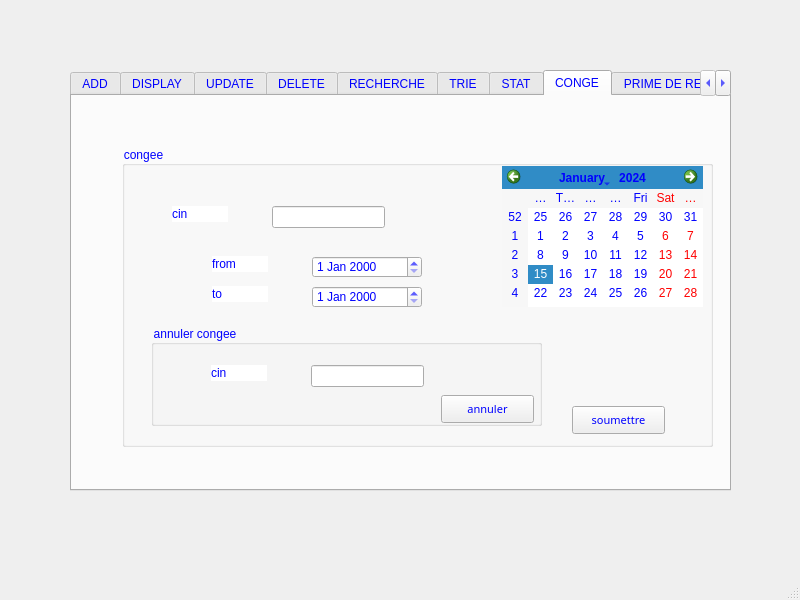
<?xml version="1.0" encoding="UTF-8"?>
<ui version="4.0">
 <class>MainWindow</class>
 <widget class="QMainWindow" name="MainWindow">
  <property name="geometry">
   <rect>
    <x>0</x>
    <y>0</y>
    <width>800</width>
    <height>600</height>
   </rect>
  </property>
  <property name="windowTitle">
   <string>MainWindow</string>
  </property>
  <widget class="QWidget" name="centralwidget">
   <widget class="QTabWidget" name="tabAjouter">
    <property name="geometry">
     <rect>
      <x>70</x>
      <y>70</y>
      <width>661</width>
      <height>421</height>
     </rect>
    </property>
    <property name="styleSheet">
     <string notr="true">font: 75 8pt &quot;Segoe Print&quot;;
gridline-color: rgb(0, 255, 127);
color: rgb(0, 0, 255);</string>
    </property>
    <property name="currentIndex">
     <number>7</number>
    </property>
    <widget class="QWidget" name="tab_2">
     <attribute name="title">
      <string>ADD</string>
     </attribute>
     <widget class="QGroupBox" name="groupBox">
      <property name="geometry">
       <rect>
        <x>10</x>
        <y>30</y>
        <width>631</width>
        <height>301</height>
       </rect>
      </property>
      <property name="title">
       <string>Ajouter</string>
      </property>
      <widget class="QLabel" name="label">
       <property name="geometry">
        <rect>
         <x>90</x>
         <y>110</y>
         <width>56</width>
         <height>16</height>
        </rect>
       </property>
       <property name="font">
        <font>
         <family>Segoe Print</family>
         <pointsize>8</pointsize>
         <weight>9</weight>
         <italic>false</italic>
         <bold>false</bold>
        </font>
       </property>
       <property name="text">
        <string>cin</string>
       </property>
      </widget>
      <widget class="QLabel" name="label_2">
       <property name="geometry">
        <rect>
         <x>90</x>
         <y>150</y>
         <width>56</width>
         <height>16</height>
        </rect>
       </property>
       <property name="font">
        <font>
         <family>Segoe Print</family>
         <pointsize>8</pointsize>
         <weight>9</weight>
         <italic>false</italic>
         <bold>false</bold>
        </font>
       </property>
       <property name="text">
        <string>prenom</string>
       </property>
       <property name="wordWrap">
        <bool>false</bool>
       </property>
      </widget>
      <widget class="QLabel" name="label_3">
       <property name="geometry">
        <rect>
         <x>90</x>
         <y>190</y>
         <width>56</width>
         <height>16</height>
        </rect>
       </property>
       <property name="text">
        <string>nom</string>
       </property>
      </widget>
      <widget class="QLineEdit" name="lineEditCin">
       <property name="geometry">
        <rect>
         <x>170</x>
         <y>110</y>
         <width>113</width>
         <height>22</height>
        </rect>
       </property>
       <property name="maxLength">
        <number>8</number>
       </property>
      </widget>
      <widget class="QLineEdit" name="lineEdit_pren">
       <property name="geometry">
        <rect>
         <x>170</x>
         <y>150</y>
         <width>113</width>
         <height>22</height>
        </rect>
       </property>
      </widget>
      <widget class="QLineEdit" name="lineEdit_nom">
       <property name="geometry">
        <rect>
         <x>170</x>
         <y>190</y>
         <width>113</width>
         <height>22</height>
        </rect>
       </property>
      </widget>
      <widget class="QPushButton" name="ajouter">
       <property name="geometry">
        <rect>
         <x>290</x>
         <y>240</y>
         <width>93</width>
         <height>28</height>
        </rect>
       </property>
       <property name="styleSheet">
        <string notr="true">selection-background-color: qlineargradient(spread:pad, x1:0, y1:0, x2:0, y2:1, stop:0 rgba(0, 0, 0, 255), stop:0.33 rgba(0, 0, 0, 255), stop:0.34 rgba(255, 30, 30, 255), stop:0.66 rgba(255, 0, 0, 255), stop:0.67 rgba(255, 255, 0, 255), stop:1 rgba(255, 255, 0, 255));
background-color: qlineargradient(spread:pad, x1:0, y1:0, x2:0, y2:1, stop:0 rgba(0, 0, 0, 255), stop:0.33 rgba(0, 0, 0, 255), stop:0.34 rgba(255, 30, 30, 255), stop:0.66 rgba(255, 0, 0, 255), stop:0.67 rgba(255, 255, 0, 255), stop:1 rgba(255, 255, 0, 255));</string>
       </property>
       <property name="text">
        <string>ajouter</string>
       </property>
       <property name="default">
        <bool>true</bool>
       </property>
       <property name="flat">
        <bool>false</bool>
       </property>
      </widget>
      <widget class="QPushButton" name="quitter_ajout">
       <property name="geometry">
        <rect>
         <x>400</x>
         <y>240</y>
         <width>93</width>
         <height>28</height>
        </rect>
       </property>
       <property name="text">
        <string>Quitter</string>
       </property>
      </widget>
     </widget>
     <widget class="QLabel" name="label_12">
      <property name="geometry">
       <rect>
        <x>-14</x>
        <y>-6</y>
        <width>741</width>
        <height>411</height>
       </rect>
      </property>
      <property name="text">
       <string/>
      </property>
      <property name="pixmap">
       <pixmap>../../../../Desktop/minimalism-colorful-beehive-patterns-texture-wallpaper-preview.jpg</pixmap>
      </property>
     </widget>
     <widget class="QLabel" name="label_8">
      <property name="enabled">
       <bool>true</bool>
      </property>
      <property name="geometry">
       <rect>
        <x>-210</x>
        <y>320</y>
        <width>931</width>
        <height>451</height>
       </rect>
      </property>
      <property name="autoFillBackground">
       <bool>false</bool>
      </property>
      <property name="text">
       <string/>
      </property>
      <property name="pixmap">
       <pixmap>../../../../Desktop/272913746_990774311522570_960516843833593149_n.jpg</pixmap>
      </property>
     </widget>
     <zorder>label_12</zorder>
     <zorder>groupBox</zorder>
     <zorder>label_8</zorder>
    </widget>
    <widget class="QWidget" name="tab">
     <attribute name="title">
      <string>DISPLAY</string>
     </attribute>
     <widget class="QGroupBox" name="groupBox_4">
      <property name="geometry">
       <rect>
        <x>30</x>
        <y>40</y>
        <width>591</width>
        <height>301</height>
       </rect>
      </property>
      <property name="title">
       <string>afficher</string>
      </property>
      <widget class="QPushButton" name="afficher">
       <property name="geometry">
        <rect>
         <x>400</x>
         <y>250</y>
         <width>93</width>
         <height>28</height>
        </rect>
       </property>
       <property name="text">
        <string>Afficher</string>
       </property>
      </widget>
      <widget class="QTableView" name="tableView">
       <property name="geometry">
        <rect>
         <x>10</x>
         <y>20</y>
         <width>571</width>
         <height>221</height>
        </rect>
       </property>
       <property name="styleSheet">
        <string notr="true"/>
       </property>
      </widget>
      <widget class="QLabel" name="label_9">
       <property name="enabled">
        <bool>true</bool>
       </property>
       <property name="geometry">
        <rect>
         <x>-120</x>
         <y>-100</y>
         <width>1371</width>
         <height>581</height>
        </rect>
       </property>
       <property name="autoFillBackground">
        <bool>false</bool>
       </property>
       <property name="text">
        <string/>
       </property>
       <property name="pixmap">
        <pixmap>../../../../Desktop/272913746_990774311522570_960516843833593149_n.jpg</pixmap>
       </property>
      </widget>
      <zorder>label_9</zorder>
      <zorder>afficher</zorder>
      <zorder>tableView</zorder>
     </widget>
     <widget class="QLabel" name="label_13">
      <property name="geometry">
       <rect>
        <x>-70</x>
        <y>-100</y>
        <width>831</width>
        <height>571</height>
       </rect>
      </property>
      <property name="text">
       <string/>
      </property>
      <property name="pixmap">
       <pixmap>../../../../Desktop/minimalism-colorful-beehive-patterns-texture-wallpaper-preview.jpg</pixmap>
      </property>
     </widget>
     <zorder>label_13</zorder>
     <zorder>groupBox_4</zorder>
    </widget>
    <widget class="QWidget" name="tab_5">
     <attribute name="title">
      <string>UPDATE</string>
     </attribute>
     <widget class="QGroupBox" name="groupBox_2">
      <property name="geometry">
       <rect>
        <x>20</x>
        <y>30</y>
        <width>591</width>
        <height>301</height>
       </rect>
      </property>
      <property name="title">
       <string>Modifier</string>
      </property>
      <widget class="QLabel" name="label_4">
       <property name="geometry">
        <rect>
         <x>90</x>
         <y>110</y>
         <width>56</width>
         <height>16</height>
        </rect>
       </property>
       <property name="text">
        <string>cin</string>
       </property>
      </widget>
      <widget class="QLabel" name="label_5">
       <property name="geometry">
        <rect>
         <x>90</x>
         <y>150</y>
         <width>56</width>
         <height>16</height>
        </rect>
       </property>
       <property name="text">
        <string>prenom</string>
       </property>
      </widget>
      <widget class="QLabel" name="label_6">
       <property name="geometry">
        <rect>
         <x>90</x>
         <y>190</y>
         <width>56</width>
         <height>16</height>
        </rect>
       </property>
       <property name="text">
        <string>nom</string>
       </property>
      </widget>
      <widget class="QLineEdit" name="lineEditCin_modif">
       <property name="geometry">
        <rect>
         <x>170</x>
         <y>110</y>
         <width>113</width>
         <height>22</height>
        </rect>
       </property>
       <property name="maxLength">
        <number>8</number>
       </property>
      </widget>
      <widget class="QLineEdit" name="lineEdit_pren_modif">
       <property name="geometry">
        <rect>
         <x>170</x>
         <y>150</y>
         <width>113</width>
         <height>22</height>
        </rect>
       </property>
      </widget>
      <widget class="QLineEdit" name="lineEdit_nom_modif">
       <property name="geometry">
        <rect>
         <x>170</x>
         <y>190</y>
         <width>113</width>
         <height>22</height>
        </rect>
       </property>
      </widget>
      <widget class="QPushButton" name="modifier">
       <property name="geometry">
        <rect>
         <x>470</x>
         <y>260</y>
         <width>93</width>
         <height>28</height>
        </rect>
       </property>
       <property name="text">
        <string>modifier</string>
       </property>
      </widget>
      <widget class="QLabel" name="label_11">
       <property name="enabled">
        <bool>true</bool>
       </property>
       <property name="geometry">
        <rect>
         <x>170</x>
         <y>-420</y>
         <width>1171</width>
         <height>551</height>
        </rect>
       </property>
       <property name="autoFillBackground">
        <bool>false</bool>
       </property>
       <property name="text">
        <string/>
       </property>
       <property name="pixmap">
        <pixmap>../../../../Desktop/272913746_990774311522570_960516843833593149_n.jpg</pixmap>
       </property>
       <property name="textInteractionFlags">
        <set>Qt::NoTextInteraction</set>
       </property>
      </widget>
     </widget>
     <widget class="QLabel" name="label_14">
      <property name="geometry">
       <rect>
        <x>-40</x>
        <y>-160</y>
        <width>1171</width>
        <height>711</height>
       </rect>
      </property>
      <property name="text">
       <string/>
      </property>
      <property name="pixmap">
       <pixmap>../../../../Desktop/minimalism-colorful-beehive-patterns-texture-wallpaper-preview.jpg</pixmap>
      </property>
     </widget>
     <zorder>label_14</zorder>
     <zorder>groupBox_2</zorder>
    </widget>
    <widget class="QWidget" name="tab_3">
     <attribute name="title">
      <string>DELETE</string>
     </attribute>
     <widget class="QGroupBox" name="groupBox_3">
      <property name="geometry">
       <rect>
        <x>30</x>
        <y>40</y>
        <width>591</width>
        <height>301</height>
       </rect>
      </property>
      <property name="title">
       <string>supprimer</string>
      </property>
      <widget class="QLabel" name="label_7">
       <property name="geometry">
        <rect>
         <x>110</x>
         <y>160</y>
         <width>56</width>
         <height>16</height>
        </rect>
       </property>
       <property name="styleSheet">
        <string notr="true">background-color: rgb(255, 255, 255);</string>
       </property>
       <property name="text">
        <string>cin</string>
       </property>
      </widget>
      <widget class="QLineEdit" name="lineEditCin_supp">
       <property name="geometry">
        <rect>
         <x>210</x>
         <y>160</y>
         <width>113</width>
         <height>22</height>
        </rect>
       </property>
       <property name="text">
        <string/>
       </property>
       <property name="maxLength">
        <number>8</number>
       </property>
      </widget>
      <widget class="QPushButton" name="supprimer">
       <property name="geometry">
        <rect>
         <x>450</x>
         <y>260</y>
         <width>93</width>
         <height>28</height>
        </rect>
       </property>
       <property name="font">
        <font>
         <family>Segoe Print</family>
         <pointsize>8</pointsize>
         <weight>9</weight>
         <italic>false</italic>
         <bold>false</bold>
         <strikeout>false</strikeout>
        </font>
       </property>
       <property name="text">
        <string>supprimer</string>
       </property>
      </widget>
     </widget>
     <widget class="QLabel" name="label_10">
      <property name="enabled">
       <bool>true</bool>
      </property>
      <property name="geometry">
       <rect>
        <x>-80</x>
        <y>20</y>
        <width>1221</width>
        <height>471</height>
       </rect>
      </property>
      <property name="autoFillBackground">
       <bool>false</bool>
      </property>
      <property name="text">
       <string/>
      </property>
      <property name="pixmap">
       <pixmap>../../../../Desktop/272913746_990774311522570_960516843833593149_n.jpg</pixmap>
      </property>
     </widget>
     <widget class="QLabel" name="label_15">
      <property name="geometry">
       <rect>
        <x>-10</x>
        <y>-20</y>
        <width>741</width>
        <height>411</height>
       </rect>
      </property>
      <property name="text">
       <string/>
      </property>
      <property name="pixmap">
       <pixmap>../../../../Desktop/minimalism-colorful-beehive-patterns-texture-wallpaper-preview.jpg</pixmap>
      </property>
     </widget>
     <zorder>label_15</zorder>
     <zorder>label_10</zorder>
     <zorder>groupBox_3</zorder>
    </widget>
    <widget class="QWidget" name="tab_7">
     <attribute name="title">
      <string>RECHERCHE</string>
     </attribute>
     <widget class="QPushButton" name="rechercher">
      <property name="geometry">
       <rect>
        <x>310</x>
        <y>70</y>
        <width>93</width>
        <height>31</height>
       </rect>
      </property>
      <property name="text">
       <string>Rechercher cin</string>
      </property>
     </widget>
     <widget class="QTableView" name="tableView_rechercher">
      <property name="geometry">
       <rect>
        <x>100</x>
        <y>170</y>
        <width>451</width>
        <height>192</height>
       </rect>
      </property>
     </widget>
     <widget class="QLineEdit" name="lineEdit_rechercher">
      <property name="geometry">
       <rect>
        <x>130</x>
        <y>70</y>
        <width>141</width>
        <height>31</height>
       </rect>
      </property>
     </widget>
     <widget class="QPushButton" name="rechercher_2">
      <property name="geometry">
       <rect>
        <x>310</x>
        <y>110</y>
        <width>93</width>
        <height>31</height>
       </rect>
      </property>
      <property name="text">
       <string>Rechercher nom</string>
      </property>
     </widget>
     <widget class="QLineEdit" name="lineEdit_rechercher_2">
      <property name="geometry">
       <rect>
        <x>130</x>
        <y>110</y>
        <width>141</width>
        <height>31</height>
       </rect>
      </property>
     </widget>
     <widget class="QLineEdit" name="lineEdit_rechercher_3">
      <property name="geometry">
       <rect>
        <x>130</x>
        <y>20</y>
        <width>141</width>
        <height>31</height>
       </rect>
      </property>
     </widget>
     <widget class="QPushButton" name="rechercher_3">
      <property name="geometry">
       <rect>
        <x>310</x>
        <y>20</y>
        <width>93</width>
        <height>31</height>
       </rect>
      </property>
      <property name="text">
       <string>Rechercher congee</string>
      </property>
     </widget>
    </widget>
    <widget class="QWidget" name="tab_4">
     <attribute name="title">
      <string>TRIE</string>
     </attribute>
     <widget class="QGroupBox" name="groupBox_5">
      <property name="geometry">
       <rect>
        <x>20</x>
        <y>20</y>
        <width>601</width>
        <height>331</height>
       </rect>
      </property>
      <property name="title">
       <string>Trier</string>
      </property>
      <widget class="QTableView" name="tableView_tri">
       <property name="geometry">
        <rect>
         <x>120</x>
         <y>50</y>
         <width>361</width>
         <height>201</height>
        </rect>
       </property>
      </widget>
      <widget class="QPushButton" name="pushButton_TriASC">
       <property name="geometry">
        <rect>
         <x>490</x>
         <y>50</y>
         <width>93</width>
         <height>28</height>
        </rect>
       </property>
       <property name="text">
        <string>Tri cin ASC</string>
       </property>
      </widget>
      <widget class="QPushButton" name="pushButton_TriDESC">
       <property name="geometry">
        <rect>
         <x>490</x>
         <y>130</y>
         <width>93</width>
         <height>28</height>
        </rect>
       </property>
       <property name="text">
        <string>Tri cin DESC</string>
       </property>
      </widget>
      <widget class="QPushButton" name="pushButton_3">
       <property name="geometry">
        <rect>
         <x>480</x>
         <y>280</y>
         <width>93</width>
         <height>28</height>
        </rect>
       </property>
       <property name="text">
        <string>Quitter</string>
       </property>
      </widget>
      <widget class="QPushButton" name="pushButton_TriASC_2">
       <property name="geometry">
        <rect>
         <x>10</x>
         <y>60</y>
         <width>91</width>
         <height>28</height>
        </rect>
       </property>
       <property name="text">
        <string>Tri nom</string>
       </property>
      </widget>
     </widget>
    </widget>
    <widget class="QWidget" name="tab_6">
     <attribute name="title">
      <string>STAT</string>
     </attribute>
     <widget class="QGroupBox" name="groupBox_9">
      <property name="geometry">
       <rect>
        <x>20</x>
        <y>20</y>
        <width>601</width>
        <height>281</height>
       </rect>
      </property>
      <property name="title">
       <string>stat</string>
      </property>
      <widget class="QTableView" name="tableView_2">
       <property name="geometry">
        <rect>
         <x>60</x>
         <y>120</y>
         <width>131</width>
         <height>71</height>
        </rect>
       </property>
      </widget>
      <widget class="QTableView" name="tableView_3">
       <property name="geometry">
        <rect>
         <x>380</x>
         <y>120</y>
         <width>131</width>
         <height>71</height>
        </rect>
       </property>
      </widget>
      <widget class="QLabel" name="label_24">
       <property name="geometry">
        <rect>
         <x>80</x>
         <y>100</y>
         <width>91</width>
         <height>16</height>
        </rect>
       </property>
       <property name="text">
        <string>moyenne prime</string>
       </property>
      </widget>
      <widget class="QLabel" name="label_25">
       <property name="geometry">
        <rect>
         <x>400</x>
         <y>100</y>
         <width>91</width>
         <height>16</height>
        </rect>
       </property>
       <property name="text">
        <string>moyenne salaire</string>
       </property>
      </widget>
      <widget class="QPushButton" name="pushButton">
       <property name="geometry">
        <rect>
         <x>90</x>
         <y>210</y>
         <width>75</width>
         <height>23</height>
        </rect>
       </property>
       <property name="text">
        <string>stat</string>
       </property>
      </widget>
      <widget class="QPushButton" name="pushButton_2">
       <property name="geometry">
        <rect>
         <x>410</x>
         <y>210</y>
         <width>75</width>
         <height>23</height>
        </rect>
       </property>
       <property name="text">
        <string>stat2</string>
       </property>
      </widget>
     </widget>
     <widget class="QPushButton" name="pushButton_6">
      <property name="geometry">
       <rect>
        <x>270</x>
        <y>320</y>
        <width>75</width>
        <height>23</height>
       </rect>
      </property>
      <property name="text">
       <string>afficher stat</string>
      </property>
     </widget>
    </widget>
    <widget class="QWidget" name="tab_8">
     <attribute name="title">
      <string>CONGE</string>
     </attribute>
     <widget class="QGroupBox" name="groupBox_7">
      <property name="geometry">
       <rect>
        <x>50</x>
        <y>50</y>
        <width>591</width>
        <height>301</height>
       </rect>
      </property>
      <property name="title">
       <string>congee</string>
      </property>
      <widget class="QPushButton" name="supprimer_2">
       <property name="geometry">
        <rect>
         <x>450</x>
         <y>260</y>
         <width>93</width>
         <height>28</height>
        </rect>
       </property>
       <property name="font">
        <font>
         <family>Segoe Print</family>
         <pointsize>8</pointsize>
         <weight>9</weight>
         <italic>false</italic>
         <bold>false</bold>
         <strikeout>false</strikeout>
        </font>
       </property>
       <property name="text">
        <string>soumettre</string>
       </property>
      </widget>
      <widget class="QCalendarWidget" name="calendarWidget">
       <property name="geometry">
        <rect>
         <x>380</x>
         <y>20</y>
         <width>201</width>
         <height>141</height>
        </rect>
       </property>
      </widget>
      <widget class="QLabel" name="label_21">
       <property name="geometry">
        <rect>
         <x>90</x>
         <y>110</y>
         <width>56</width>
         <height>16</height>
        </rect>
       </property>
       <property name="styleSheet">
        <string notr="true">background-color: rgb(255, 255, 255);</string>
       </property>
       <property name="text">
        <string>from</string>
       </property>
      </widget>
      <widget class="QLabel" name="label_22">
       <property name="geometry">
        <rect>
         <x>90</x>
         <y>140</y>
         <width>56</width>
         <height>16</height>
        </rect>
       </property>
       <property name="styleSheet">
        <string notr="true">background-color: rgb(255, 255, 255);</string>
       </property>
       <property name="text">
        <string>to</string>
       </property>
      </widget>
      <widget class="QGroupBox" name="groupBox_8">
       <property name="geometry">
        <rect>
         <x>29</x>
         <y>179</y>
         <width>391</width>
         <height>101</height>
        </rect>
       </property>
       <property name="title">
        <string>annuler congee</string>
       </property>
       <widget class="QLabel" name="label_20">
        <property name="geometry">
         <rect>
          <x>60</x>
          <y>40</y>
          <width>56</width>
          <height>16</height>
         </rect>
        </property>
        <property name="styleSheet">
         <string notr="true">background-color: rgb(255, 255, 255);</string>
        </property>
        <property name="text">
         <string>cin</string>
        </property>
       </widget>
       <widget class="QLineEdit" name="lineEditCin_supp_2">
        <property name="geometry">
         <rect>
          <x>160</x>
          <y>40</y>
          <width>113</width>
          <height>22</height>
         </rect>
        </property>
        <property name="text">
         <string/>
        </property>
        <property name="maxLength">
         <number>8</number>
        </property>
       </widget>
       <widget class="QPushButton" name="supprimer_3">
        <property name="geometry">
         <rect>
          <x>290</x>
          <y>70</y>
          <width>93</width>
          <height>28</height>
         </rect>
        </property>
        <property name="font">
         <font>
          <family>Segoe Print</family>
          <pointsize>8</pointsize>
          <weight>9</weight>
          <italic>false</italic>
          <bold>false</bold>
          <strikeout>false</strikeout>
         </font>
        </property>
        <property name="text">
         <string>annuler</string>
        </property>
       </widget>
      </widget>
      <widget class="QLabel" name="label_23">
       <property name="geometry">
        <rect>
         <x>50</x>
         <y>60</y>
         <width>56</width>
         <height>16</height>
        </rect>
       </property>
       <property name="styleSheet">
        <string notr="true">background-color: rgb(255, 255, 255);</string>
       </property>
       <property name="text">
        <string>cin</string>
       </property>
      </widget>
      <widget class="QLineEdit" name="lineEdit_cin22">
       <property name="geometry">
        <rect>
         <x>150</x>
         <y>60</y>
         <width>113</width>
         <height>22</height>
        </rect>
       </property>
       <property name="text">
        <string/>
       </property>
       <property name="maxLength">
        <number>8</number>
       </property>
      </widget>
      <widget class="QDateEdit" name="dateEdit">
       <property name="geometry">
        <rect>
         <x>190</x>
         <y>110</y>
         <width>110</width>
         <height>22</height>
        </rect>
       </property>
      </widget>
      <widget class="QDateEdit" name="dateEdit_2">
       <property name="geometry">
        <rect>
         <x>190</x>
         <y>140</y>
         <width>110</width>
         <height>22</height>
        </rect>
       </property>
      </widget>
     </widget>
    </widget>
    <widget class="QWidget" name="tab_9">
     <attribute name="title">
      <string>PRIME DE RENDEMENT</string>
     </attribute>
     <widget class="QGroupBox" name="groupBox_6">
      <property name="geometry">
       <rect>
        <x>30</x>
        <y>30</y>
        <width>591</width>
        <height>301</height>
       </rect>
      </property>
      <property name="title">
       <string>attribuer une PRIME de rendement</string>
      </property>
      <widget class="QLabel" name="label_16">
       <property name="geometry">
        <rect>
         <x>90</x>
         <y>110</y>
         <width>56</width>
         <height>16</height>
        </rect>
       </property>
       <property name="text">
        <string>cin</string>
       </property>
      </widget>
      <widget class="QLabel" name="label_17">
       <property name="geometry">
        <rect>
         <x>90</x>
         <y>150</y>
         <width>56</width>
         <height>16</height>
        </rect>
       </property>
       <property name="text">
        <string>Montant</string>
       </property>
      </widget>
      <widget class="QLabel" name="label_18">
       <property name="geometry">
        <rect>
         <x>90</x>
         <y>190</y>
         <width>56</width>
         <height>16</height>
        </rect>
       </property>
       <property name="text">
        <string/>
       </property>
      </widget>
      <widget class="QLineEdit" name="lineEdit_pren_modif_2">
       <property name="geometry">
        <rect>
         <x>170</x>
         <y>150</y>
         <width>113</width>
         <height>22</height>
        </rect>
       </property>
      </widget>
      <widget class="QPushButton" name="modifier_2">
       <property name="geometry">
        <rect>
         <x>470</x>
         <y>260</y>
         <width>93</width>
         <height>28</height>
        </rect>
       </property>
       <property name="text">
        <string>Attribuer</string>
       </property>
      </widget>
      <widget class="QLabel" name="label_19">
       <property name="enabled">
        <bool>true</bool>
       </property>
       <property name="geometry">
        <rect>
         <x>170</x>
         <y>-420</y>
         <width>1171</width>
         <height>541</height>
        </rect>
       </property>
       <property name="autoFillBackground">
        <bool>false</bool>
       </property>
       <property name="text">
        <string/>
       </property>
       <property name="pixmap">
        <pixmap>../../../../Desktop/272913746_990774311522570_960516843833593149_n.jpg</pixmap>
       </property>
       <property name="textInteractionFlags">
        <set>Qt::NoTextInteraction</set>
       </property>
      </widget>
      <widget class="QLineEdit" name="lineEdit_pren_modif_3">
       <property name="geometry">
        <rect>
         <x>170</x>
         <y>110</y>
         <width>113</width>
         <height>22</height>
        </rect>
       </property>
      </widget>
     </widget>
    </widget>
   </widget>
  </widget>
  <widget class="QMenuBar" name="menubar">
   <property name="geometry">
    <rect>
     <x>0</x>
     <y>0</y>
     <width>800</width>
     <height>22</height>
    </rect>
   </property>
  </widget>
  <widget class="QStatusBar" name="statusbar"/>
 </widget>
 <resources/>
 <connections/>
</ui>
